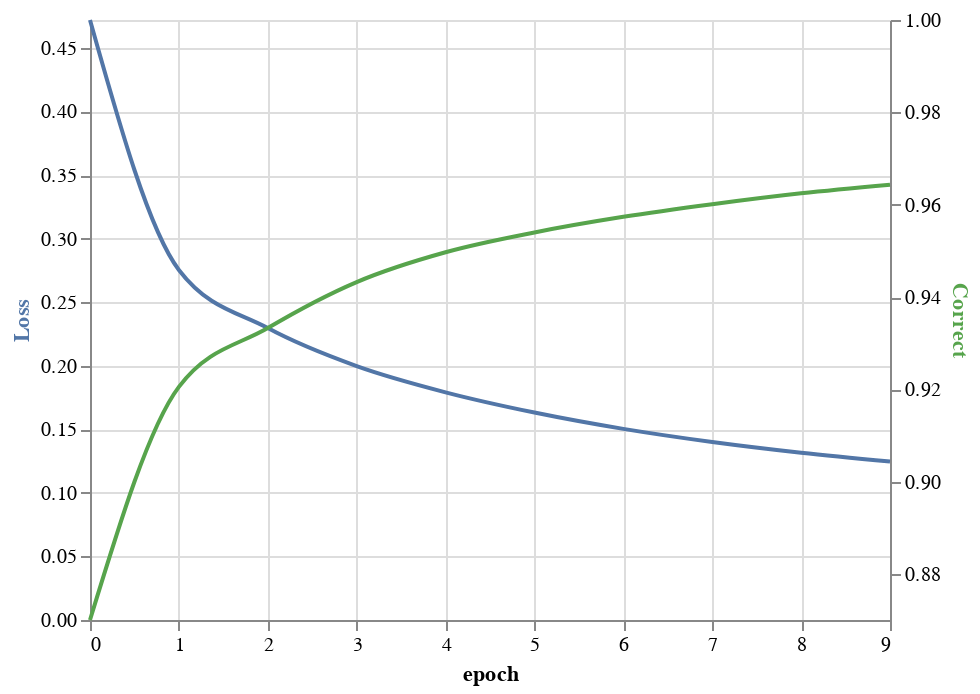

The cell this chart's notebook holds for it:
### Markdown cell above
## Training the model

We're almost there! I won't go into this bit too much because this tutorial isn't about training loops, but it's all very standard here.

We break the training data into minibatches and train on them over 10 epochs. The evaluation metrics plotted are those recorded during regular training.

> Warning: these results are only on the training set! In practice we should *always* plot performance on a test set, but we don't want to clutter the tutorial with this extra detail.

### Code cell
#collapse-hide
model = NeuralNet()
stats = {'correct': [], 'loss': [], 'epoch': []}
for epoch in range(10):
    correct, loss = 0, 0
    for i, (X, y) in enumerate(train):
        y_prob, batch_correct, batch_loss = model.evaluate(X, y)
        model.gradient_descent()
        
        correct += batch_correct / len(train)
        loss += batch_loss / len(train)
    stats['correct'].append(correct.item())
    stats['loss'].append(loss.item())
    stats['epoch'].append(epoch)
    print(f'epoch: {epoch} | correct: {correct:.2f}, loss: {loss:.2f}')

base = alt.Chart(pd.DataFrame.from_dict(stats)).mark_line() \
          .encode(alt.X('epoch', axis=alt.Axis(title='epoch')))
line1 = base.mark_line(stroke='#5276A7', interpolate='monotone') \
            .encode(alt.Y('loss'   , axis=alt.Axis(title='Loss'   , titleColor='#5276A7'), scale=alt.Scale(domain=[0.0, max(stats['loss'   ])])), tooltip='loss'   )
line2 = base.mark_line(stroke='#57A44C', interpolate='monotone') \
            .encode(alt.Y('correct', axis=alt.Axis(title='Correct', titleColor='#57A44C'), scale=alt.Scale(domain=[min(stats['correct']), 1.0])), tooltip='correct')
alt.layer(line1, line2).resolve_scale(y = 'independent')

### Figure 1 — Vega-Lite specification as saved in the notebook (floating-point values rounded to 4 significant figures)
{"config": {"view": {"continuousWidth": 400, "continuousHeight": 300}}, "layer": [{"mark": {"type": "line", "interpolate": "monotone", "stroke": "#5276A7"}, "encoding": {"tooltip": {"type": "quantitative", "field": "loss"}, "x": {"type": "quantitative", "axis": {"title": "epoch"}, "field": "epoch"}, "y": {"type": "quantitative", "axis": {"title": "Loss", "titleColor": "#5276A7"}, "field": "loss", "scale": {"domain": [0.0, 0.4719]}}}}, {"mark": {"type": "line", "interpolate": "monotone", "stroke": "#57A44C"}, "encoding": {"tooltip": {"type": "quantitative", "field": "correct"}, "x": {"type": "quantitative", "axis": {"title": "epoch"}, "field": "epoch"}, "y": {"type": "quantitative", "axis": {"title": "Correct", "titleColor": "#57A44C"}, "field": "correct", "scale": {"domain": [0.8701, 1.0]}}}}], "data": {"name": "data-551adda8aec31a1fe519546b549c9e76"}, "resolve": {"scale": {"y": "independent"}}, "$schema": "https://vega.github.io/schema/vega-lite/v4.8.1.json", "datasets": {"data-551adda8aec31a1fe519546b549c9e76": [{"correct": 0.8701, "loss": 0.4719, "epoch": 0}, {"correct": 0.9205, "loss": 0.2754, "epoch": 1}, {"correct": 0.9333, "loss": 0.2296, "epoch": 2}, {"correct": 0.9432, "loss": 0.1997, "epoch": 3}, {"correct": 0.9497, "loss": 0.1791, "epoch": 4}, {"correct": 0.954, "loss": 0.1632, "epoch": 5}, {"correct": 0.9574, "loss": 0.1503, "epoch": 6}, {"correct": 0.9601, "loss": 0.14, "epoch": 7}, {"correct": 0.9625, "loss": 0.1315, "epoch": 8}, {"correct": 0.9643, "loss": 0.1246, "epoch": 9}]}}
